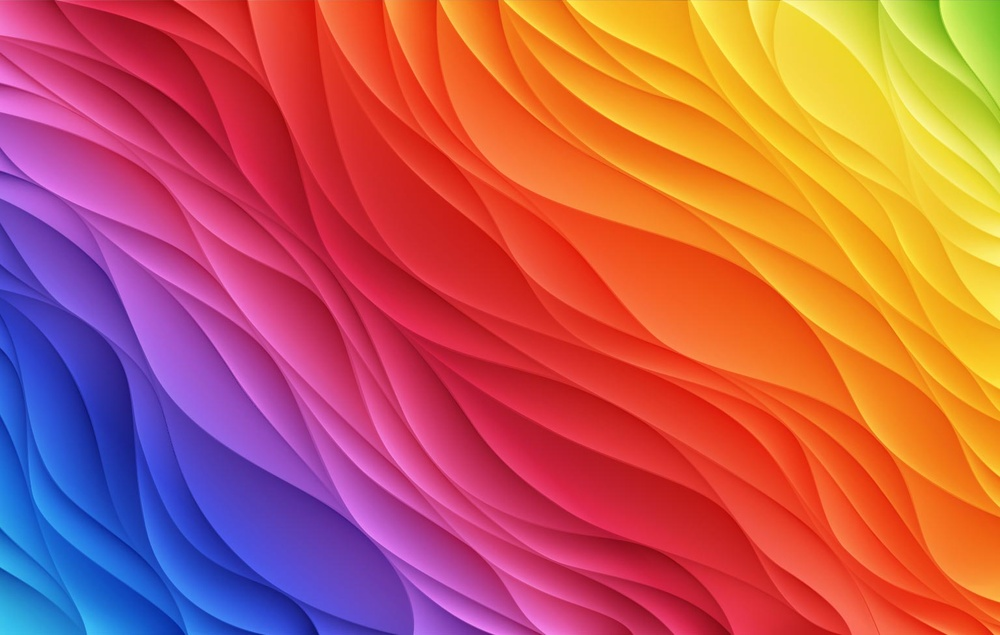
%> input picture HW1/colors.jpg, 1000 x 635 px, shrunk from 1536 x 975 before the run
$ octave coloring.m   (GNU Octave 9; MATLAB toolbox functions it lacks are replaced by stand-ins)
%> lines starting %> are read from the running program, lines starting %| are printed output that depends on the picture
I=imread('colors.jpg');
%> I is the input picture: size 635x1000x3 uint8; mean R, G, B 194.3, 90.8, 86.6
I3 = I;
I2 =I;
I1 = I;

I1(:,:,2:3)=0;
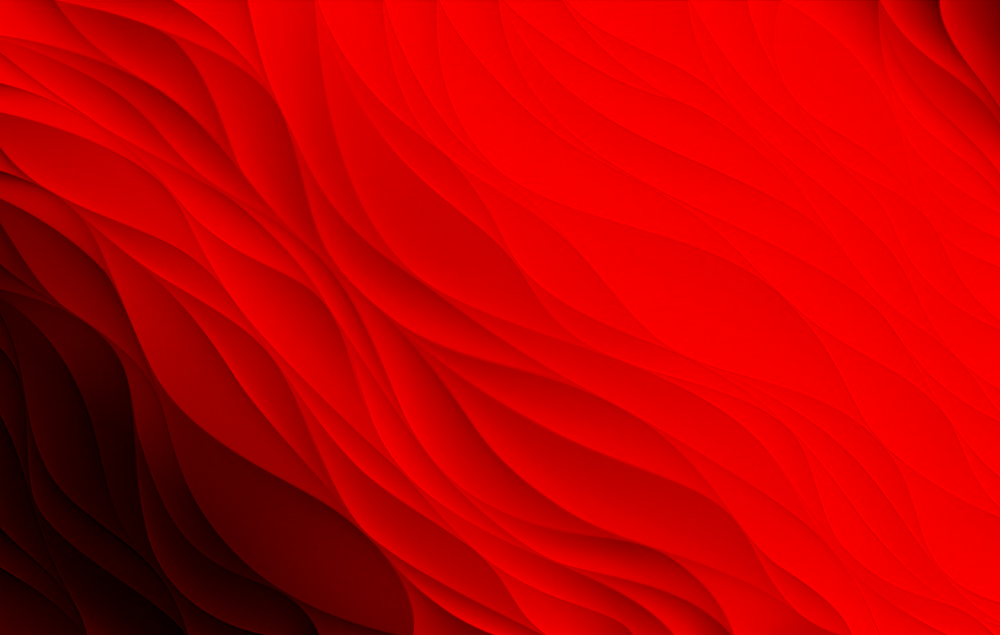
%> I1: size 635x1000x3 uint8; mean R, G, B 194.3, 0, 0
RED = I1;

I2(:,:,1:2) = 0;
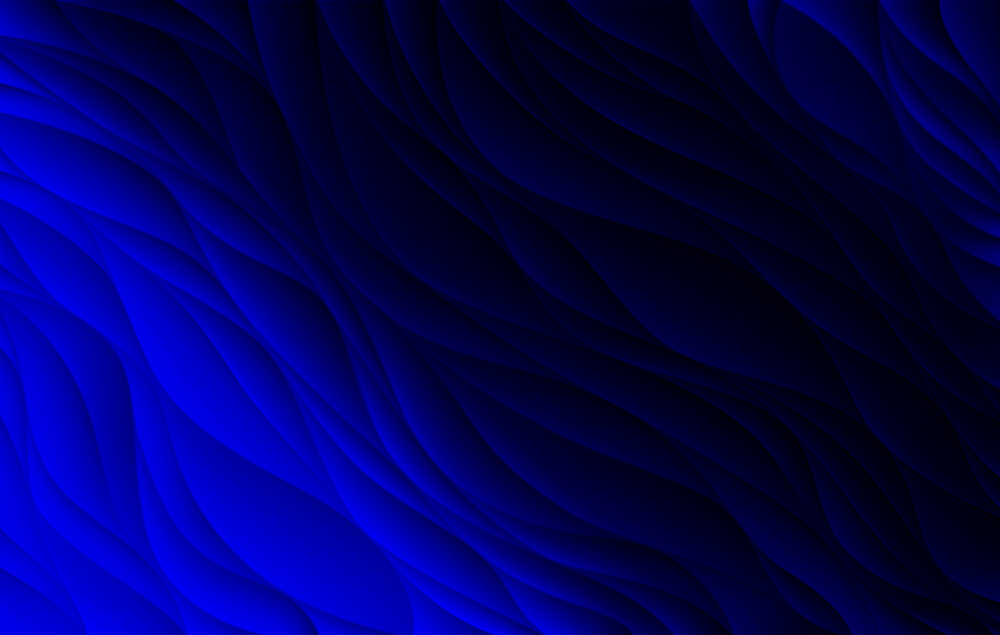
%> I2: size 635x1000x3 uint8; mean R, G, B 0, 0, 86.6
BLUE = I2;

I3(:,:,1)=0;
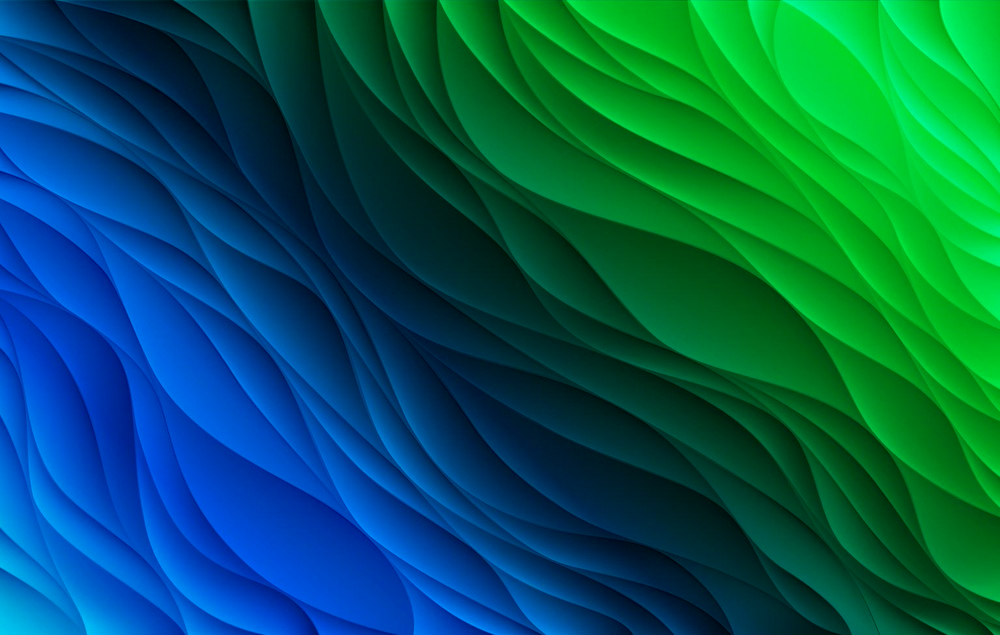
%> I3: size 635x1000x3 uint8; mean R, G, B 0, 90.8, 86.6
I3(:,:,3)=0;
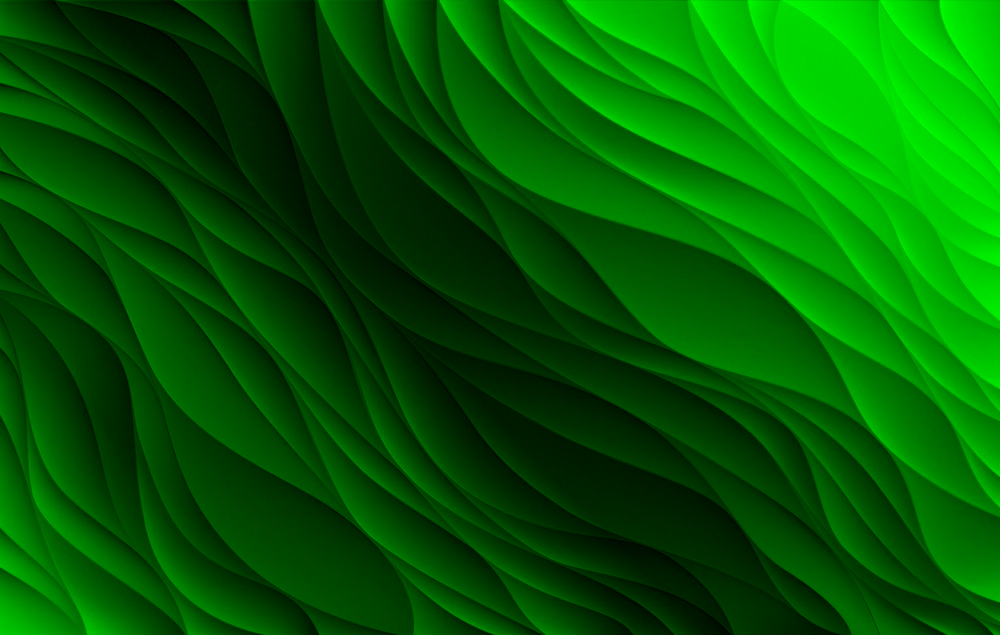
%> I3: size 635x1000x3 uint8; mean R, G, B 0, 90.8, 0
GREEN=I3;

tic;
figure;imshow(RED);
figure;imshow(BLUE);
figure;imshow(GREEN);
c = 255-RED;
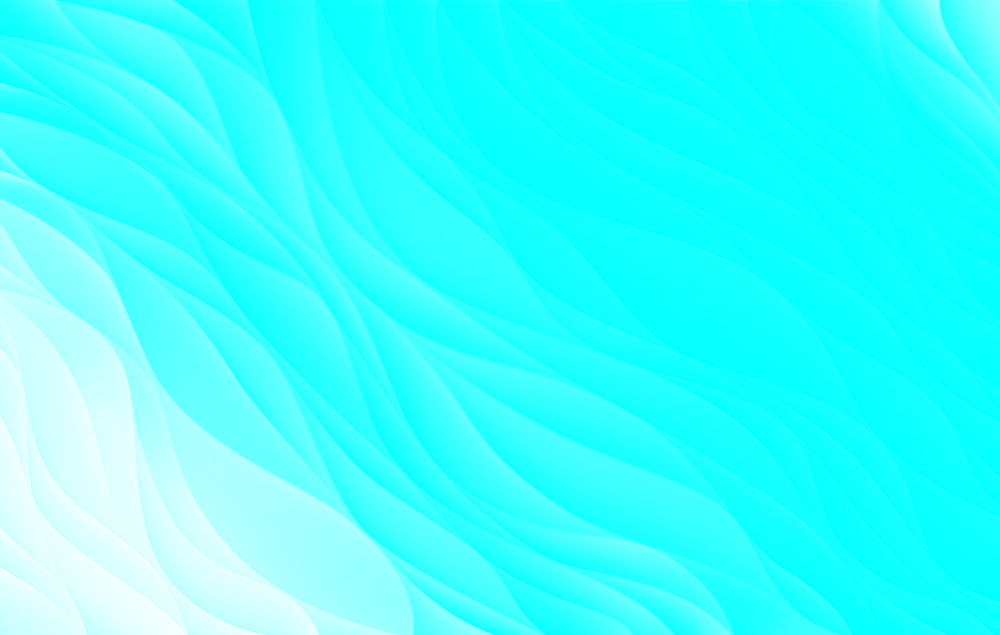
%> c: size 635x1000x3 uint8; mean R, G, B 60.7, 255, 255
m = 255-GREEN;
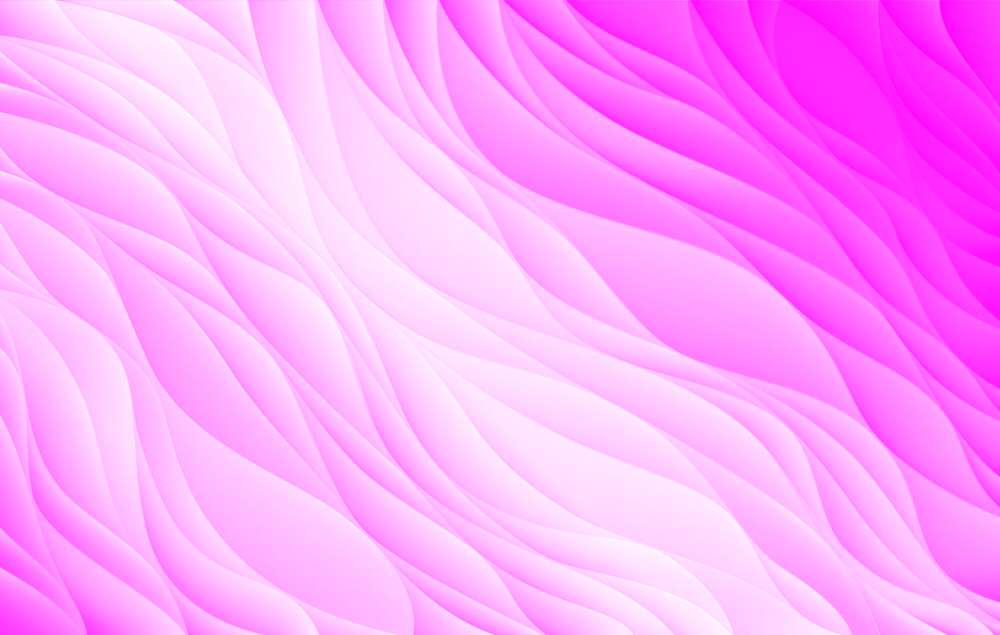
%> m: size 635x1000x3 uint8; mean R, G, B 255, 164.2, 255
y = 255-BLUE;
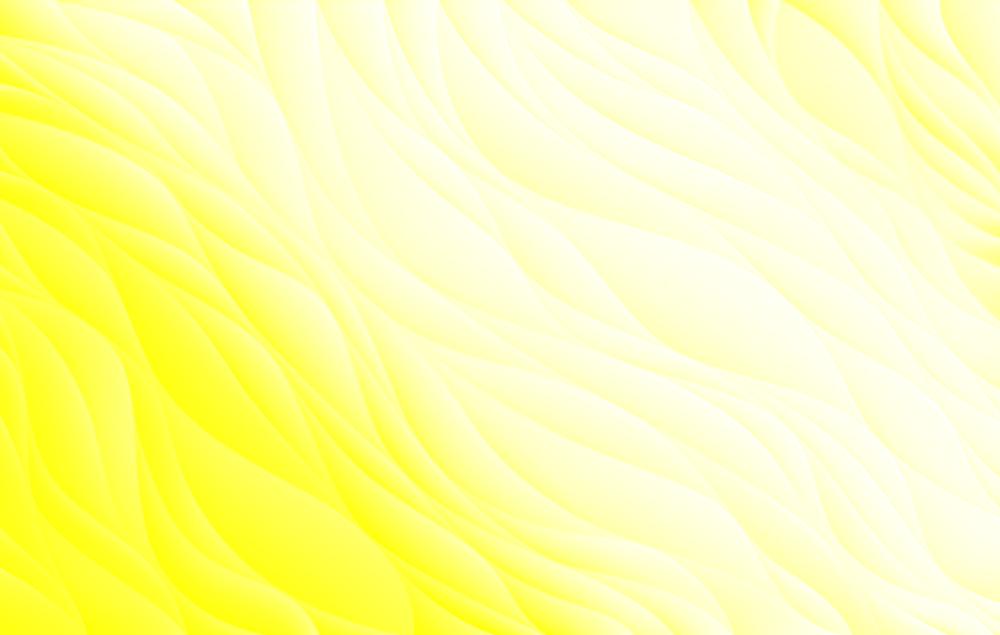
%> y: size 635x1000x3 uint8; mean R, G, B 255, 255, 168.4
figure;imshow(c);
figure;imshow(m);
figure;imshow(y);

$ run again, with HW1/Retina.png saved as HW1/colors.jpg
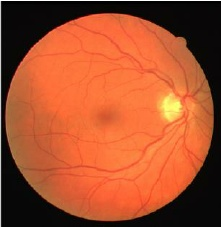
%> input picture HW1/Retina.png, 221 x 227 px
%> I is the input picture: size 227x221x3 uint8; mean R, G, B 163.8, 79.3, 44.6
%> `m = 255-GREEN;`:
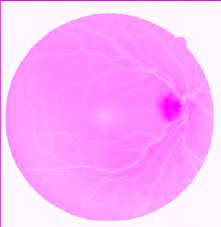
%> m: size 227x221x3 uint8; mean R, G, B 255, 175.7, 255
%> `y = 255-BLUE;`:
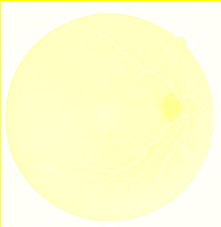
%> y: size 227x221x3 uint8; mean R, G, B 255, 255, 210.4
